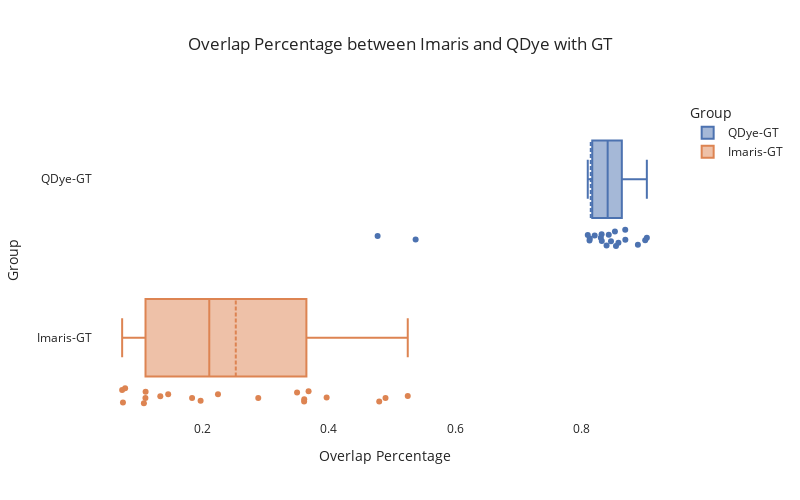

The notebook cell saved with this chart:
### Code cell
#plot the overlap percentage for the two groups-plotly
df = pd.DataFrame({'Neuron':neurons,'QDye-GT':list(perc_overlap_qdye_gt_cvt.values()),'Imaris-GT':list(perc_overlap_imaris_gt_cvt.values())})
df = pd.melt(df,id_vars='Neuron',var_name='Group',value_name='Overlap Percentage')
#fig = px.box(df,y='Group',x='Overlap Percentage',color='Group',points='all',hover_data=['Neuron'],title='Overlap Percentage between Imaris and QDye with GT',height=500,width=800,template='seaborn')
##remove the background color
#fig.update_layout(plot_bgcolor='white')
##show a frame around the plot
#fig.update_layout(showlegend=True)
#fig.update_traces(boxmean=True)
#fig.show();

### Figure 1 — Plotly figure (JSON) as saved in the notebook; plotly's stock layout.template omitted (floating-point values rounded to 4 significant figures)
{"data": [{"alignmentgroup": "True", "boxmean": true, "boxpoints": "all", "customdata": [["Cell 32"], ["Cell 14"], ["Cell 20"], ["Cell 22"], ["Cell 19"], ["Cell 18"], ["Cell 10"], ["Cell 29"], ["Cell 30"], ["Cell 26"], ["Cell 24"], ["Cell 15"], ["Cell 1"], ["Cell 23"], ["Cell 34"], ["Cell 16"], ["Cell 28"], ["Cell 33"], ["Cell 4"], ["Cell 36"]], "hovertemplate": "Group=%{y}<br>Overlap Percentage=%{x}<br>Neuron=%{customdata[0]}<extra></extra>", "legendgroup": "QDye-GT", "marker": {"color": "rgb(76,114,176)"}, "name": "QDye-GT", "notched": false, "offsetgroup": "QDye-GT", "orientation": "h", "showlegend": true, "type": "box", "x": [0.8463, 0.8525, 0.869, 0.8889, 0.8428, 0.8206, 0.903, 0.8393, 0.8302, 0.8318, 0.8542, 0.8581, 0.9004, 0.8688, 0.8096, 0.8315, 0.8124, 0.5373, 0.4772, 0.8128], "x0": " ", "xaxis": "x", "y": ["QDye-GT", "QDye-GT", "QDye-GT", "QDye-GT", "QDye-GT", "QDye-GT", "QDye-GT", "QDye-GT", "QDye-GT", "QDye-GT", "QDye-GT", "QDye-GT", "QDye-GT", "QDye-GT", "QDye-GT", "QDye-GT", "QDye-GT", "QDye-GT", "QDye-GT", "QDye-GT"], "y0": " ", "yaxis": "y"}, {"alignmentgroup": "True", "boxmean": true, "boxpoints": "all", "customdata": [["Cell 32"], ["Cell 14"], ["Cell 20"], ["Cell 22"], ["Cell 19"], ["Cell 18"], ["Cell 10"], ["Cell 29"], ["Cell 30"], ["Cell 26"], ["Cell 24"], ["Cell 15"], ["Cell 1"], ["Cell 23"], ["Cell 34"], ["Cell 16"], ["Cell 28"], ["Cell 33"], ["Cell 4"], ["Cell 36"]], "hovertemplate": "Group=%{y}<br>Overlap Percentage=%{x}<br>Neuron=%{customdata[0]}<extra></extra>", "legendgroup": "Imaris-GT", "marker": {"color": "rgb(221,132,82)"}, "name": "Imaris-GT", "notched": false, "offsetgroup": "Imaris-GT", "orientation": "h", "showlegend": true, "type": "box", "x": [0.146, 0.3966, 0.3611, 0.5249, 0.1838, 0.361, 0.2247, 0.4897, 0.07319, 0.368, 0.11, 0.0779, 0.1973, 0.4798, 0.3498, 0.2884, 0.1076, 0.07447, 0.1335, 0.1103], "x0": " ", "xaxis": "x", "y": ["Imaris-GT", "Imaris-GT", "Imaris-GT", "Imaris-GT", "Imaris-GT", "Imaris-GT", "Imaris-GT", "Imaris-GT", "Imaris-GT", "Imaris-GT", "Imaris-GT", "Imaris-GT", "Imaris-GT", "Imaris-GT", "Imaris-GT", "Imaris-GT", "Imaris-GT", "Imaris-GT", "Imaris-GT", "Imaris-GT"], "y0": " ", "yaxis": "y"}], "layout": {"boxmode": "overlay", "height": 500, "legend": {"title": {"text": "Group"}, "tracegroupgap": 0}, "plot_bgcolor": "white", "showlegend": true, "title": {"text": "Overlap Percentage between Imaris and QDye with GT"}, "width": 800, "xaxis": {"anchor": "y", "domain": [0, 1], "title": {"text": "Overlap Percentage"}}, "yaxis": {"anchor": "x", "categoryarray": ["Imaris-GT", "QDye-GT"], "categoryorder": "array", "domain": [0, 1], "title": {"text": "Group"}}}}
